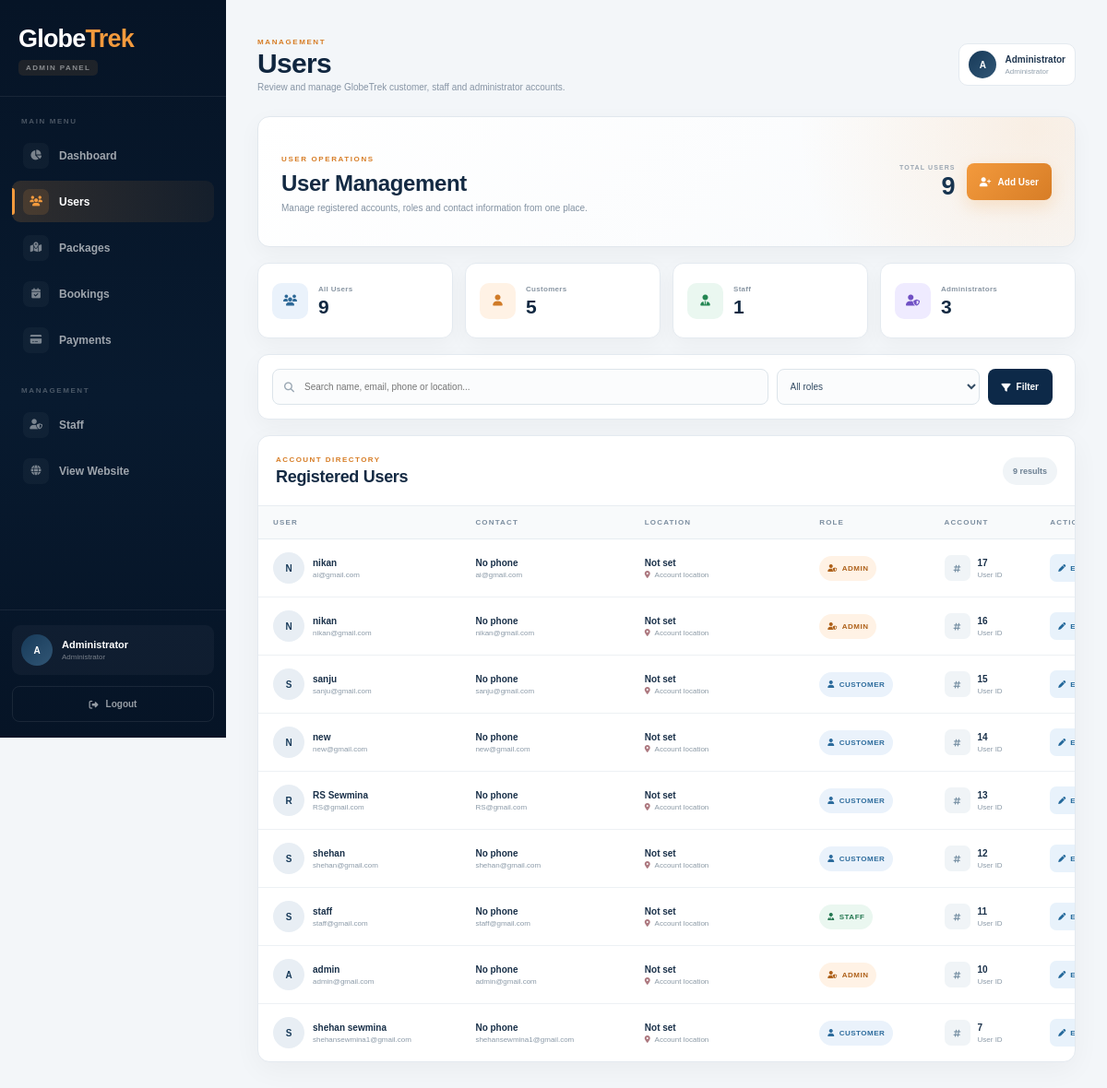
Page /admin/manage-users.php (signed in) on the committed database.
### tables this page shows
CREATE TABLE `users` (
  `id` int(11) NOT NULL,
  `name` varchar(100) NOT NULL,
  `profile_image` varchar(255) DEFAULT NULL,
  `email` varchar(100) NOT NULL,
  `phone` varchar(30) DEFAULT NULL,
  `location` varchar(100) DEFAULT NULL,
  `bio` text DEFAULT NULL,
  `password` varchar(255) NOT NULL,
  `role` enum('customer','staff','admin') NOT NULL
);

### admin/manage-users.php (the view, shortened to what the rows shown need)
<?php
require_once "../includes/db.php";
function clean($value): string
{
    return trim((string)$value);
}
$search = clean($_GET["search"] ?? "");
$roleFilter = clean($_GET["role"] ?? "");
$allowedRoles = ["customer", "staff", "admin"];
if (!in_array($roleFilter, $allowedRoles, true)) {
    $roleFilter = "";
}
$users = [];
if ($search !== "" && $roleFilter !== "") {
    $like = "%" . $search . "%";
    $stmt = mysqli_prepare(
        $conn,
        "SELECT id, name, email, role, phone, location, bio, profile_image
         FROM users
         WHERE role = ?
           AND (name LIKE ? OR email LIKE ? OR phone LIKE ? OR location LIKE ?)
         ORDER BY id DESC"
    );
    mysqli_stmt_bind_param($stmt, "sssss", $roleFilter, $like, $like, $like, $like);
} else {
    $stmt = mysqli_prepare(
        $conn,
        "SELECT id, name, email, role, phone, location, bio, profile_image
         FROM users
         ORDER BY id DESC"
    );
}
mysqli_stmt_execute($stmt);
$result = mysqli_stmt_get_result($stmt);
while ($row = mysqli_fetch_assoc($result)) {
    $users[] = $row;
}
?>
<!DOCTYPE html>
<html lang="en">
<head>
    <link
        rel="stylesheet"
        href="https://cdnjs.cloudflare.com/ajax/libs/font-awesome/6.5.2/css/all.min.css">
    <link
        rel="stylesheet"
        href="../css/manage-users.css?v=300">
</head>
<body>
<div class="admin-booking-app">
    <main class="booking-main">
        <header class="booking-topbar">
            <div>
                <h1>
                    Users
                </h1>
            </div>
        </header>
        <section class="booking-page-intro">
            <div>
                <h2>
                    User Management
                </h2>
            </div>
        </section>
        <section class="booking-table-panel">
            <div class="table-panel-header">
                <div>
                    <h2>
                        Registered Users
                    </h2>
                </div>
            </div>
            <?php if (!empty($users)): ?>
                <div class="table-scroll">
                    <table class="booking-table users-table">
                        <thead>
                            <tr>
                                <th>User</th>
                                <th>Contact</th>
                                <th>Location</th>
                                <th>Role</th>
                                <th>Account</th>
                                <th>Action</th>
                            </tr>
                        </thead>
                        <tbody>
                        <?php foreach ($users as $user): ?>
                            <?php
                            $userId = (int)$user["id"];
                            $userName = $user["name"] ?? "Unknown User";
                            $userEmail = $user["email"] ?? "";
                            $userPhone = $user["phone"] ?? "";
                            $userLocation = $user["location"] ?? "";
                            $userRole = $user["role"] ?? "customer";
                            $userBio = $user["bio"] ?? "";
                            $profileImage = $user["profile_image"] ?? "";
                            $initial = strtoupper(substr($userName, 0, 1));
                            $roleClass = strtolower($userRole);
                            ?>
                            <tr>
                                <td>
                                    <div class="customer-cell">
                                        <?php if ($profileImage !== ""): ?>
                                            <div
                                                class="customer-avatar profile-fallback"
                                                style="display:none;">
                                                <?php echo htmlspecialchars($initial); ?>
                                            </div>
                                        <?php else: ?>
                                            <div class="customer-avatar">
                                                <?php echo htmlspecialchars($initial); ?>
                                            </div>
                                        <?php endif; ?>
                                        <div>
                                            <strong>
                                                <?php echo htmlspecialchars($userName); ?>
                                            </strong>
                                            <small>
                                                <?php echo htmlspecialchars($userEmail); ?>
                                            </small>
                                        </div>
                                    </div>
                                </td>
                                <td>
                                    <div class="user-contact-cell">
                                        <strong>
                                            <?php echo $userPhone !== "" ? htmlspecialchars($userPhone) : "No phone"; ?>
                                        </strong>
                                        <small>
                                            <?php echo htmlspecialchars($userEmail); ?>
                                        </small>
                                    </div>
                                </td>
                                <td>
                                    <div class="package-cell">
                                        <strong>
                                            <?php echo $userLocation !== "" ? htmlspecialchars($userLocation) : "Not set"; ?>
                                        </strong>
                                        <span>
                                            <i class="fa-solid fa-location-dot"></i>
                                            Account location
                                        </span>
                                    </div>
                                </td>
                                <td>
                                    <span class="user-role-badge <?php echo htmlspecialchars($roleClass); ?>">
                                        <i class="fa-solid
                                            <?php
                                            if ($roleClass === "admin") {
                                                echo "fa-user-shield";
                                            } elseif ($roleClass === "staff") {
                                                echo "fa-user-tie";
                                            } else {
                                                echo "fa-user";
                                            }
                                            ?>">
                                        </i>
                                        <?php echo htmlspecialchars(ucfirst($userRole)); ?>
                                    </span>
                                </td>
                                <td>
                                    <div class="booking-id-cell">
                                        <span class="booking-id-icon">
                                            <i class="fa-solid fa-hashtag"></i>
                                        </span>
                                        <div>
                                            <strong>
                                                <?php echo $userId; ?>
                                            </strong>
                                            <small>
                                                User ID
                                            </small>
                                        </div>
                                    </div>
                                </td>
                                <td>
                                    <div class="booking-actions">
                                        <button
                                            type="button"
                                            class="action-button update"
                                            onclick='openEditModal(<?php echo json_encode([
                                                "id" => $userId,
                                                "name" => $userName,
                                                "email" => $userEmail,
                                                "phone" => $userPhone,
                                                "location" => $userLocation,
                                                "role" => $userRole,
                                                "bio" => $userBio
                                            ], JSON_HEX_TAG | JSON_HEX_APOS | JSON_HEX_AMP | JSON_HEX_QUOT); ?>)'>
                                            <i class="fa-solid fa-pen"></i>
                                        </button>
                                    </div>
                                </td>
                            </tr>
                        <?php endforeach; ?>
                        </tbody>
                    </table>
                </div>
            <?php endif; ?>
        </section>
    </main>
</div>
</body>
</html>

### rows in the picture
users: name "N", name "nikan", email "ai@gmail.com", phone "No phone", location "Not set", role "ADMIN", id "17"
users: name "N", name "nikan", email "nikan@gmail.com", shows "No phone", shows "Not set", role "ADMIN", id "16"
users: name "S", name "sanju", email "sanju@gmail.com", shows "No phone", shows "Not set", role "CUSTOMER", id "15"
users: name "N", name "new", email "new@gmail.com", shows "No phone", shows "Not set", role "CUSTOMER", id "14"
users: name "R", name "RS Sewmina", email "RS@gmail.com", shows "No phone", shows "Not set", role "CUSTOMER", id "13"
users: name "S", name "shehan", email "shehan@gmail.com", shows "No phone", shows "Not set", role "CUSTOMER", id "12"
users: name "S", name "staff", email "staff@gmail.com", phone "No phone", location "Not set", role "STAFF", id "11"
users: name "A", name "admin", email "admin@gmail.com", phone "No phone", location "Not set", role "ADMIN", id "10"
users: name "S", name "shehan sewmina", email "shehansewmina1@gmail.com", phone "No phone", location "Not set", role "CUSTOMER", id "7"

### other values in the picture
$adminName[0] "A"
$adminName "Administrator"
$totalUsers "9"
$totalCustomers "5"
$totalStaff "1"
$totalAdmins "3"
count($users) "9"
